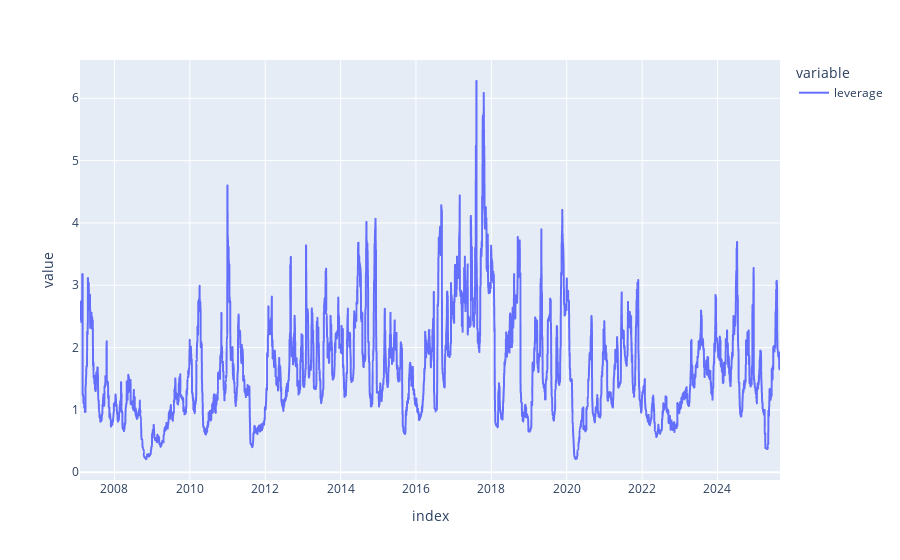

Notebook cell for this chart:
### Code cell
px.line(df['leverage'])

### Figure 1 — Plotly figure (JSON) as saved in the notebook; plotly's stock layout.template omitted (floating-point values rounded to 4 significant figures; data arrays with more than 128 entries replaced by an {"elided": "..."} marker saying what was removed)
{"data": [{"hovertemplate": "variable=leverage<br>index=%{x}<br>value=%{y}<extra></extra>", "legendgroup": "leverage", "line": {"color": "#636efa", "dash": "solid"}, "marker": {"symbol": "circle"}, "mode": "lines", "name": "leverage", "showlegend": true, "type": "scattergl", "x": {"elided": "4675 str values"}, "xaxis": "x", "y": {"elided": "4675 float values"}, "yaxis": "y"}], "layout": {"legend": {"title": {"text": "variable"}, "tracegroupgap": 0}, "margin": {"t": 60}, "xaxis": {"anchor": "y", "domain": [0, 1], "title": {"text": "index"}}, "yaxis": {"anchor": "x", "domain": [0, 1], "title": {"text": "value"}}}}
